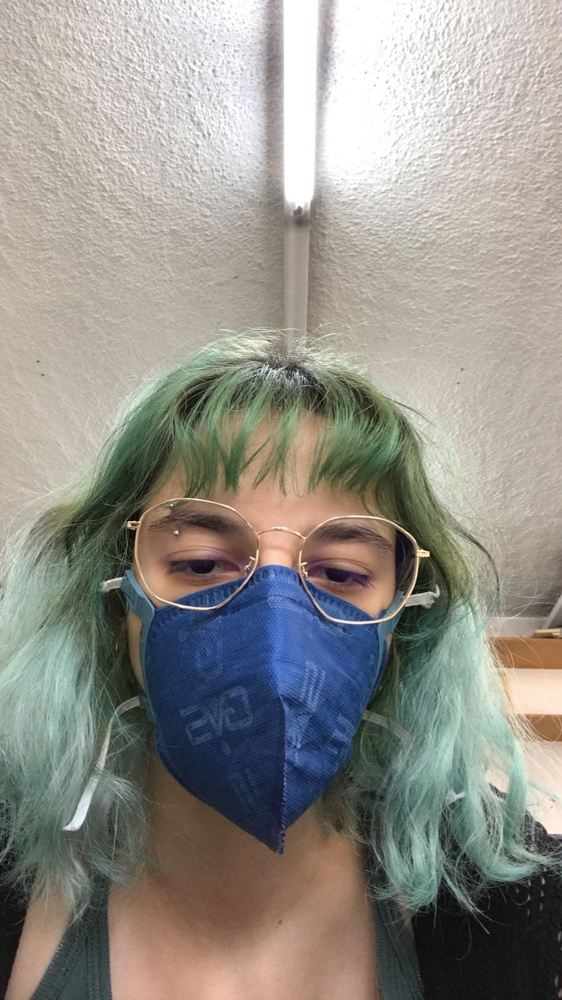
#> input picture Como Pensar Como um Cientista da Computação/06. Mais Sobre Iteração/Meu amor!.jpg, 562 x 1000 px, shrunk from 900 x 1600 before the run
$ python 10.py
#> lines starting #> are read from the running program, lines starting #| are printed output that depends on the picture
from PIL import Image

image = Image.open('Meu amor!.jpg')
#> image is the input picture: PIL image 562x1000 RGB; mean R, G, B 146.4, 144.2, 137.1

pixel_map = image.load()

width, height = image.size
#> width = 562; height = 1000

for i in range(width):
    for j in range(height):
        r, g, b = image.getpixel((i, j))

        newR = (r * 0.393 + g * 0.769 + b * 0.189)
        newG = (r * 0.349 + g * 0.686 + b * 0.168)
        newB = (r * 0.272 + g * 0.534 + b * 0.131)

        pixel_map[i, j] = (int(newR), int(newG), int(newB))

image.show()
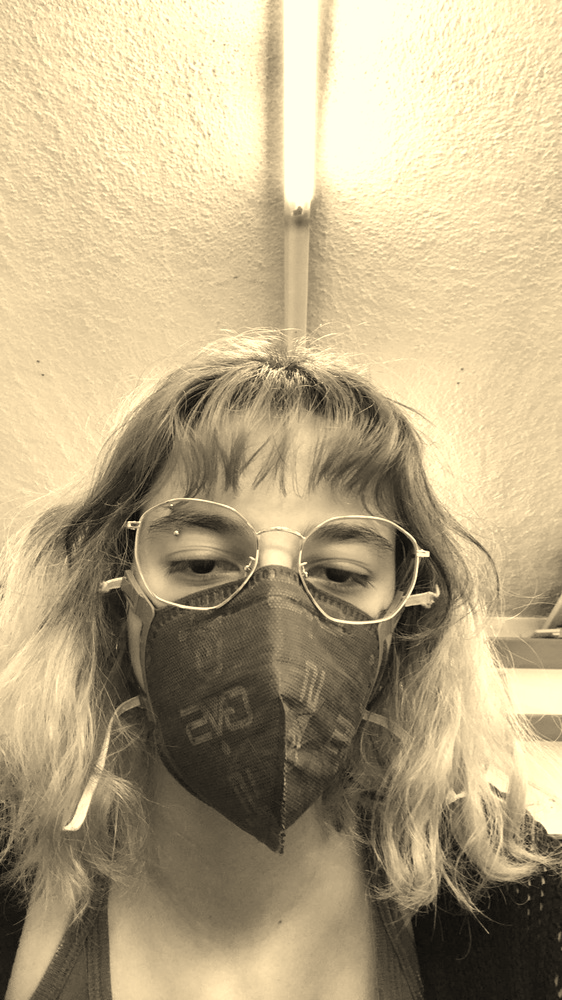
#> shown: PIL image 562x1000 RGB; mean R, G, B 185, 169.3, 134.3

$ run again, with Como Pensar Como um Cientista da Computação/06. Mais Sobre Iteração/Meu amor invertido!.png saved as Como Pensar Como um Cientista da Computação/06. Mais Sobre Iteração/Meu amor!.jpg
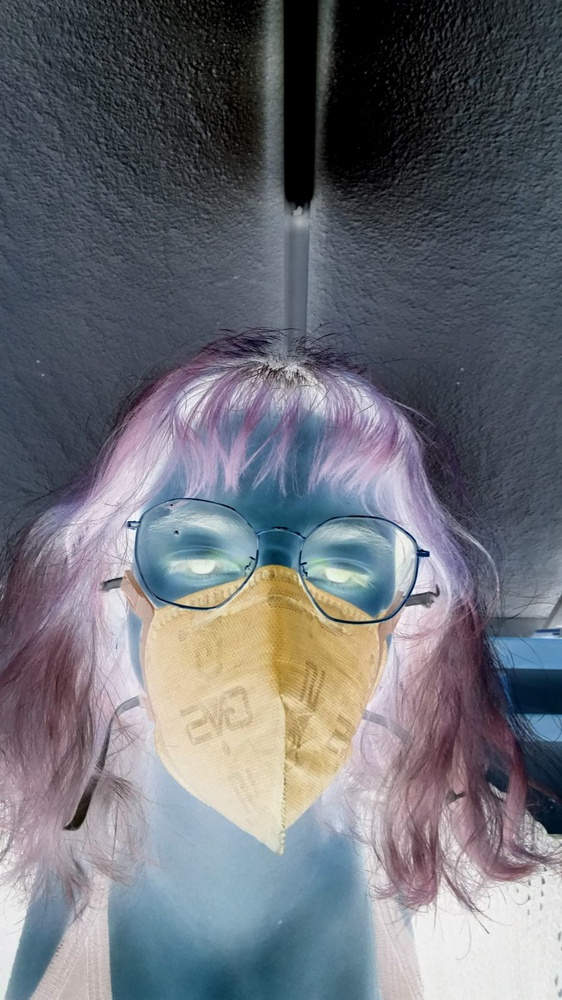
#> input picture Como Pensar Como um Cientista da Computação/06. Mais Sobre Iteração/Meu amor invertido!.png, 562 x 1000 px, shrunk from 900 x 1600 before the run
#> image is the input picture: PIL image 562x1000 RGB; mean R, G, B 108.6, 110.8, 117.9
#> `image.show()`:
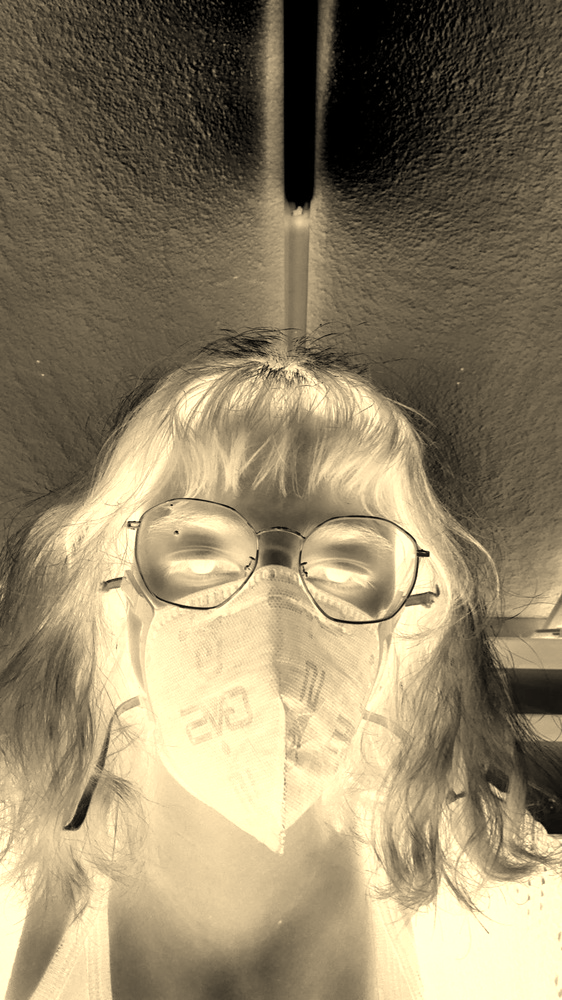
#> shown: PIL image 562x1000 RGB; mean R, G, B 145.1, 132.1, 103.7
